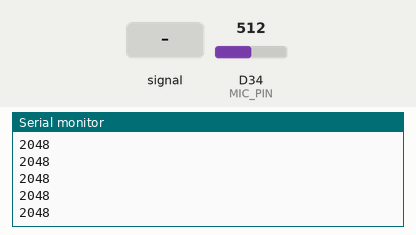
This sketch was run on a simulated Arduino Due. Shown: the last lines printed to the serial monitor. The inputs (shaded band) are chosen by the test bench; at power-on: D34 (MIC_PIN) = 512 (analog values on the 0–1023 scale).

Above: at 1.2 s.
1.3 s: D34 (MIC_PIN) fed a 200 Hz sine of ±81 counts around its level
At 1.8 s:
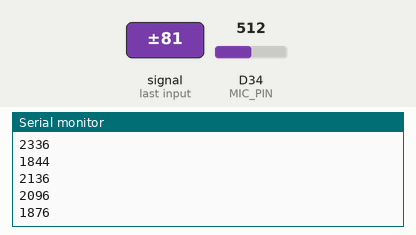
2.8 s: D34 (MIC_PIN) set to 716
At 3.3 s:
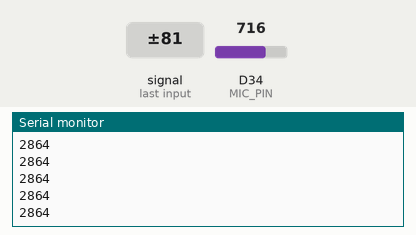
4.3 s: D34 (MIC_PIN) fed a 1000 Hz sine of ±255 counts around its level
Timing chart, 0 to 5.4 s (numbered marks = the images above; inputs shaded):
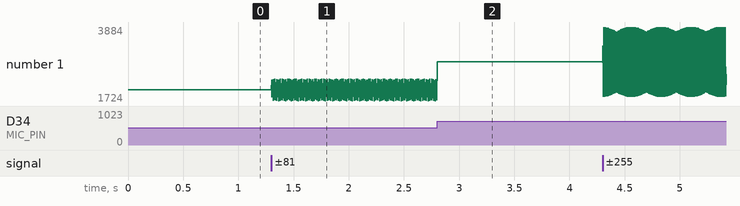

Measured:
- after the input at 1.3 s, the serial monitor: prints a new line at once (image 1)
- plotted number 1: 2048 → 1740 after the input at 1.3 s

The sketch:

prueba_microfono.ino
```cpp
const int MIC_PIN = 34;

void setup() {
  Serial.begin(115200);
  analogReadResolution(12);
}

void loop() {
  int muestra = analogRead(MIC_PIN);
  Serial.println(muestra);
  delay(2);
}
```
